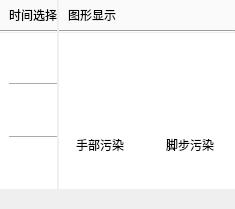
     <widget class="QWidget" name="tab_2">
      <property name="styleSheet">
       <string notr="true">QPushButton[flat=&quot;true&quot;]
{
     text-align:left; 
}

QFrame#frame_30, #frame_31,  #frame_32,  #frame_33,  #frame_34,  #frame_35,  #frame_36
{
   min-height:50px;
   max-height:50px;
}

QLabel
{
   font:14px &quot;微软雅黑&quot;;
}</string>
      </property>
      <attribute name="title">
       <string>测量信息</string>
      </attribute>
      <layout class="QGridLayout" name="gridLayout_66" columnstretch="2,3">
       <property name="leftMargin">
        <number>0</number>
       </property>
       <property name="topMargin">
        <number>0</number>
       </property>
       <property name="rightMargin">
        <number>0</number>
       </property>
       <property name="bottomMargin">
        <number>20</number>
       </property>
       <property name="spacing">
        <number>0</number>
       </property>
       <item row="0" column="0">
        <widget class="DeTableView" name="widget_2" native="true"/>
       </item>
       <item row="0" column="1">
        <layout class="QGridLayout" name="gridLayout_7" rowstretch="1,3">
         <property name="spacing">
          <number>0</number>
         </property>
         <item row="0" column="0">
          <layout class="QGridLayout" name="gridLayout_81">
           <property name="spacing">
            <number>2</number>
           </property>
           <item row="0" column="0">
            <layout class="QGridLayout" name="gridLayout_69">
             <property name="spacing">
              <number>0</number>
             </property>
             <item row="0" column="0">
              <widget class="QWidget" name="widget_33" native="true">
               <property name="styleSheet">
                <string notr="true">background-color:  rgb(250, 250, 250);
min-height:30px;
max-height:30px;</string>
               </property>
               <layout class="QGridLayout" name="gridLayout_70">
                <property name="topMargin">
                 <number>0</number>
                </property>
                <property name="rightMargin">
                 <number>0</number>
                </property>
                <property name="bottomMargin">
                 <number>0</number>
                </property>
                <property name="spacing">
                 <number>0</number>
                </property>
                <item row="0" column="0">
                 <widget class="QLabel" name="label">
                  <property name="text">
                   <string>时间选择</string>
                  </property>
                 </widget>
                </item>
               </layout>
              </widget>
             </item>
             <item row="1" column="0">
              <widget class="Line" name="line_43">
               <property name="orientation">
                <enum>Qt::Horizontal</enum>
               </property>
              </widget>
             </item>
             <item row="2" column="0">
              <widget class="QWidget" name="widget_32" native="true">
               <property name="styleSheet">
                <string notr="true">background-color: rgb(255, 255, 255);</string>
               </property>
               <layout class="QGridLayout" name="gridLayout_68">
                <property name="topMargin">
                 <number>0</number>
                </property>
                <property name="rightMargin">
                 <number>0</number>
                </property>
                <property name="bottomMargin">
                 <number>0</number>
                </property>
                <property name="spacing">
                 <number>0</number>
                </property>
                <item row="0" column="0">
                 <widget class="QFrame" name="frame_30">
                  <property name="styleSheet">
                   <string notr="true"/>
                  </property>
                  <property name="frameShape">
                   <enum>QFrame::NoFrame</enum>
                  </property>
                  <property name="frameShadow">
                   <enum>QFrame::Raised</enum>
                  </property>
                  <layout class="QGridLayout" name="gridLayout_10">
                   <property name="topMargin">
                    <number>0</number>
                   </property>
                   <property name="bottomMargin">
                    <number>0</number>
                   </property>
                   <property name="spacing">
                    <number>0</number>
                   </property>
                   <item row="0" column="0">
                    <widget class="DeCheckBox" name="datetimeBtn" native="true"/>
                   </item>
                  </layout>
                 </widget>
                </item>
                <item row="1" column="0">
                 <widget class="Line" name="line_41">
                  <property name="orientation">
                   <enum>Qt::Horizontal</enum>
                  </property>
                 </widget>
                </item>
                <item row="2" column="0">
                 <widget class="QFrame" name="frame_31">
                  <property name="styleSheet">
                   <string notr="true"/>
                  </property>
                  <property name="frameShape">
                   <enum>QFrame::NoFrame</enum>
                  </property>
                  <property name="frameShadow">
                   <enum>QFrame::Raised</enum>
                  </property>
                  <layout class="QGridLayout" name="gridLayout_11">
                   <property name="topMargin">
                    <number>0</number>
                   </property>
                   <property name="bottomMargin">
                    <number>0</number>
                   </property>
                   <property name="spacing">
                    <number>0</number>
                   </property>
                   <item row="0" column="0">
                    <widget class="DeCheckBox" name="dateWeekBtn" native="true"/>
                   </item>
                  </layout>
                 </widget>
                </item>
                <item row="3" column="0">
                 <widget class="Line" name="line_42">
                  <property name="orientation">
                   <enum>Qt::Horizontal</enum>
                  </property>
                 </widget>
                </item>
                <item row="4" column="0">
                 <widget class="QFrame" name="frame_32">
                  <property name="styleSheet">
                   <string notr="true"/>
                  </property>
                  <property name="frameShape">
                   <enum>QFrame::NoFrame</enum>
                  </property>
                  <property name="frameShadow">
                   <enum>QFrame::Raised</enum>
                  </property>
                  <layout class="QGridLayout" name="gridLayout_67">
                   <property name="topMargin">
                    <number>0</number>
                   </property>
                   <property name="bottomMargin">
                    <number>0</number>
                   </property>
                   <property name="spacing">
                    <number>0</number>
                   </property>
                   <item row="0" column="0">
                    <widget class="DeCheckBox" name="dateDayBtn" native="true"/>
                   </item>
                  </layout>
                 </widget>
                </item>
               </layout>
              </widget>
             </item>
            </layout>
           </item>
           <item row="0" column="1">
            <layout class="QGridLayout" name="gridLayout_76">
             <property name="spacing">
              <number>0</number>
             </property>
             <item row="0" column="0">
              <widget class="QWidget" name="widget_36" native="true">
               <property name="styleSheet">
                <string notr="true">background-color:  rgb(250, 250, 250);
min-height:30px;
max-height:30px;</string>
               </property>
               <layout class="QGridLayout" name="gridLayout_77">
                <property name="topMargin">
                 <number>0</number>
                </property>
                <property name="rightMargin">
                 <number>0</number>
                </property>
                <property name="bottomMargin">
                 <number>0</number>
                </property>
                <property name="spacing">
                 <number>0</number>
                </property>
                <item row="0" column="0">
                 <widget class="QLabel" name="label_23">
                  <property name="text">
                   <string>图形显示</string>
                  </property>
                 </widget>
                </item>
               </layout>
              </widget>
             </item>
             <item row="1" column="0">
              <widget class="Line" name="line_46">
               <property name="orientation">
                <enum>Qt::Horizontal</enum>
               </property>
              </widget>
             </item>
             <item row="2" column="0">
              <widget class="QWidget" name="widget_37" native="true">
               <property name="styleSheet">
                <string notr="true">#widget_37
{
background-color: rgb(255, 255, 255);
}</string>
               </property>
               <layout class="QGridLayout" name="gridLayout_78">
                <property name="leftMargin">
                 <number>10</number>
                </property>
                <property name="topMargin">
                 <number>30</number>
                </property>
                <property name="rightMargin">
                 <number>10</number>
                </property>
                <property name="bottomMargin">
                 <number>30</number>
                </property>
                <property name="horizontalSpacing">
                 <number>24</number>
                </property>
                <property name="verticalSpacing">
                 <number>0</number>
                </property>
                <item row="0" column="0">
                 <layout class="QGridLayout" name="gridLayout_74">
                  <property name="horizontalSpacing">
                   <number>10</number>
                  </property>
                  <property name="verticalSpacing">
                   <number>0</number>
                  </property>
                  <item row="0" column="0">
                   <widget class="QLabel" name="label_50">
                    <property name="styleSheet">
                     <string notr="true">image: url(:/Demo/Resources/xitongshezhi-zuoshou-wuwuran.png);
min-width:26px;
min-height:62px;
max-width:26px;
max-height:62px;</string>
                    </property>
                    <property name="text">
                     <string/>
                    </property>
                   </widget>
                  </item>
                  <item row="0" column="1">
                   <widget class="QLabel" name="label_51">
                    <property name="styleSheet">
                     <string notr="true">image: url(:/Demo/Resources/xitongshezhi-youshou-wuwuran.png);
min-width:26px;
min-height:62px;
max-width:26px;
max-height:62px;</string>
                    </property>
                    <property name="text">
                     <string/>
                    </property>
                   </widget>
                  </item>
                 </layout>
                </item>
                <item row="0" column="1">
                 <layout class="QGridLayout" name="gridLayout_75">
                  <property name="horizontalSpacing">
                   <number>10</number>
                  </property>
                  <property name="verticalSpacing">
                   <number>0</number>
                  </property>
                  <item row="0" column="0">
                   <widget class="QLabel" name="label_52">
                    <property name="styleSheet">
                     <string notr="true">image: url(:/Demo/Resources/xitongshezhi-zuojiao-wuwuran.png);
min-width:30px;
min-height:68px;
max-width:30px;
max-height:68px;</string>
                    </property>
                    <property name="text">
                     <string/>
                    </property>
                   </widget>
                  </item>
                  <item row="0" column="1">
                   <widget class="QLabel" name="label_53">
                    <property name="styleSheet">
                     <string notr="true">image: url(:/Demo/Resources/xitongshezhi-youjiao-wuwuran.png);
min-width:30px;
min-height:68px;
max-width:30px;
max-height:68px;</string>
                    </property>
                    <property name="text">
                     <string/>
                    </property>
                   </widget>
                  </item>
                 </layout>
                </item>
                <item row="1" column="0">
                 <widget class="QLabel" name="label_44">
                  <property name="text">
                   <string>手部污染</string>
                  </property>
                  <property name="alignment">
                   <set>Qt::AlignCenter</set>
                  </property>
                 </widget>
                </item>
                <item row="1" column="1">
                 <widget class="QLabel" name="label_25">
                  <property name="text">
                   <string>脚步污染</string>
                  </property>
                  <property name="alignment">
                   <set>Qt::AlignCenter</set>
                  </property>
                 </widget>
                </item>
               </layout>
              </widget>
             </item>
            </layout>
           </item>
          </layout>
         </item>
         <item row="1" column="0">
          <widget class="DeTableView" name="widget" native="true"/>
         </item>
        </layout>
       </item>
      </layout>
     </widget>
